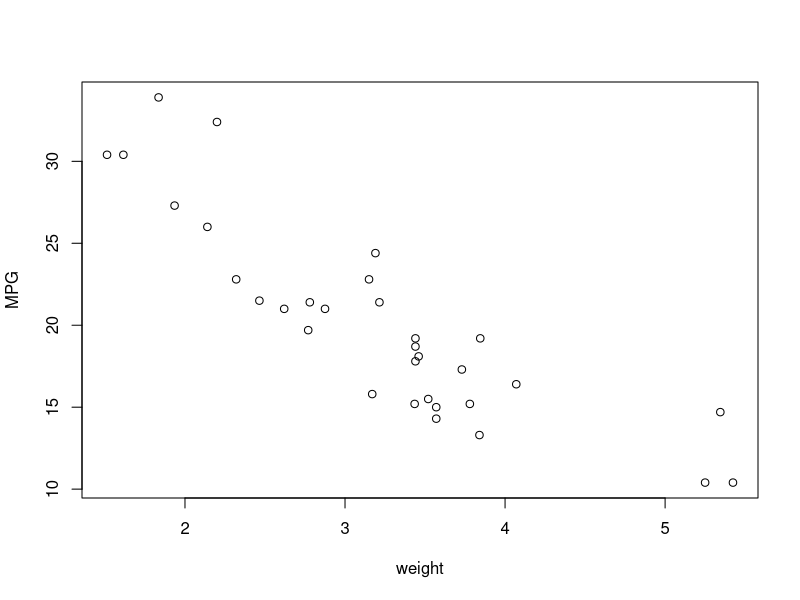
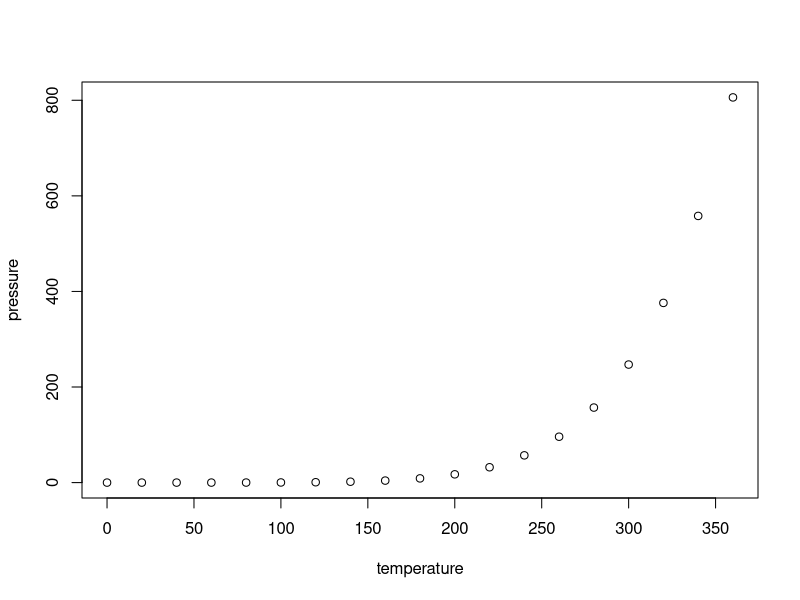

Source code (R) for these figures, in order:
## ---- chunk 1
knitr::opts_chunk$set
## ---- chunk 2

plot(mtcars$wt, mtcars$mpg, xlab= "weight", ylab= "MPG")
## ---- chunk 3
summary(cars)
## ---- chunk 4
plot(pressure)
